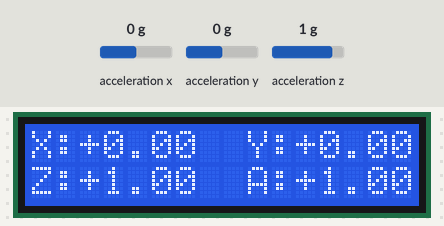
Recording of a sketch running on a simulated Arduino Uno, built with avr-gcc and run on an emulated ATmega328P. Parts: 16×2 character LCD. Wiring (inferred from the names in the program): MPU-6050 motion sensor at I2C address 0x68. The test bench sets the inputs (shaded band); at power-on: acceleration x 0 g, acceleration y 0 g, acceleration z 1 g.

Above: at 1.2 s.
1.3 s: acceleration x set to -0.2 g
At 1.9 s:
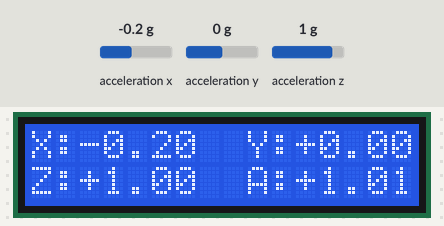
3.0 s: acceleration y set to -0.2 g
At 3.5 s:
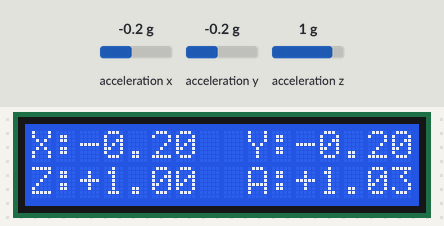
4.5 s: acceleration z set to 0.1 g
At 6.7 s:
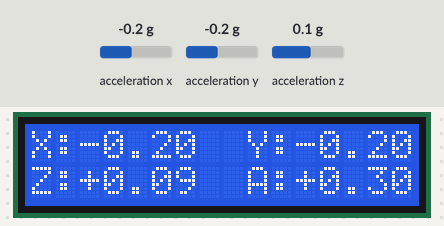
7.0 s: acceleration z set to -0.2 g
At 7.5 s:
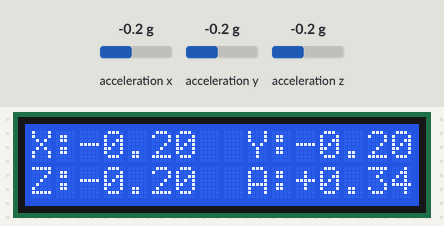
8.6 s: acceleration x set to 0 g
At 10.6 s:
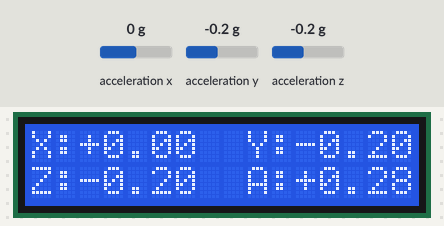
11.1 s: acceleration y set to 0 g
At 12.7 s:
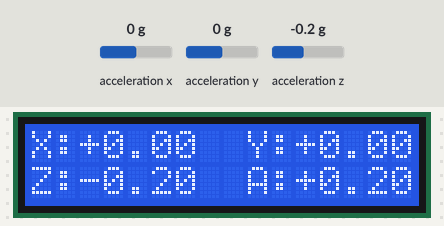
Timing chart, 0 to 14.2 s (numbered marks = the images above; inputs shaded):
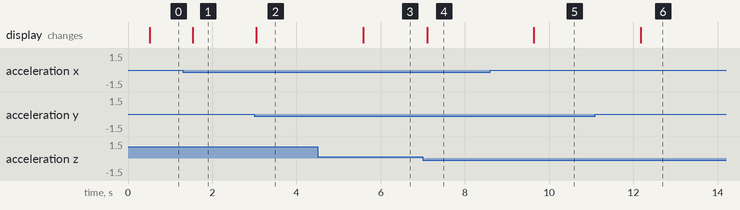

The sketch:

mpu6050.ino
```cpp
#include <LiquidCrystal.h>
#include <Wire.h>

const int8_t MPU_I2C_ADDR = 0x68; // address of the MPU-6050 device

const int8_t ACCEL_CONFIG = 0x1C; // Accelerometer Configuration
const int8_t ACCEL_XOUT_H = 0x3B; // Accelerometer Measurements
const int8_t PWR_MGMT_1   = 0x6B; // Power Management 1 register address

// accelerometer full scale modes
const int8_t AFS_SEL_2G   = 0x00;
const int8_t AFS_SEL_4G   = 0x08;
const int8_t AFS_SEL_8G   = 0x10;
const int8_t AFS_SEL_16G  = 0x18;

float to_g_force;

// declare the LCD wiring schema used
LiquidCrystal lcd(12, 11, 5, 4, 3, 2);
const int display_refresh_rate_ms = 500;     // update the display every 500ms
unsigned long last_display_refresh_time = 0; // last time the display was updated

// define the masks for the two rows
static char* upper_row = "X:       Y:     ";
static char* lower_row = "Z:       A:     ";

// data acquisition rate
const unsigned long scan_rate_ms = 10;       // sample at 100Hz

// data buffers
const int buffer_length = 100;

float accel_x_buffer[buffer_length];
float accel_y_buffer[buffer_length];
float accel_z_buffer[buffer_length];
float accel_a_buffer[buffer_length];

int next_scan_index = 0;                     // where the next sample will be saved

void sprintf_accel(char* buffer, int pos, float value) {
  // convert the floating point value in cents
  int cents = static_cast<int>(value * 100);
  // print the sign
  if (cents >= 0)
    buffer[pos++] = '+';
  else
    buffer[pos++] = '-';
  // print the value, or 9.99 if it is too big
  cents = min(999, labs(cents));
  buffer[pos++] = '0' + cents / 100 % 10; // units
  buffer[pos++] = '.';                    // decimal separator
  buffer[pos++] = '0' + cents /  10 % 10; // tenths
  buffer[pos++] = '0' + cents       % 10; // cents
}

void setup() {
  // initialize the Wire library
  Wire.begin();

  // wake up the mpu-6050 unit
  Wire.beginTransmission(MPU_I2C_ADDR);
  Wire.write(PWR_MGMT_1);
  Wire.write(0);
  Wire.endTransmission();

  // select the accelerometer full scale
  int8_t afs_sel = AFS_SEL_2G;

  // set the accelerometer full scale
  Wire.beginTransmission(MPU_I2C_ADDR);
  Wire.write(ACCEL_CONFIG);
  Wire.write(afs_sel);
  Wire.endTransmission();

  // set the acceleration conversion factor
  to_g_force = 1. / (16384 >> (afs_sel >> 3 & 0x03));

  // initialize the LCD display
  lcd.begin(16, 2);

  // print the first row template
  lcd.setCursor(0, 0);
  lcd.print(upper_row);

  // print the second row template
  lcd.setCursor(0, 1);
  lcd.print(lower_row);
}

void loop() {
  unsigned long loop_start = millis();

  // point to the first accelerometer register
  Wire.beginTransmission(MPU_I2C_ADDR);
  Wire.write(ACCEL_XOUT_H);
  Wire.endTransmission();

  // read six bytes of data
  Wire.requestFrom(MPU_I2C_ADDR, 6);

  // the most significant byte is transmitted first!
  int16_t accel_x = Wire.read() << 8 | Wire.read();
  int16_t accel_y = Wire.read() << 8 | Wire.read();
  int16_t accel_z = Wire.read() << 8 | Wire.read();

  // convert the accelerometer readings to g-force values
  float accel_x_g = accel_x * to_g_force;
  float accel_y_g = accel_y * to_g_force;
  float accel_z_g = accel_z * to_g_force;

  // calculate the total acceleration
  float accel_a_g = sqrt(
    accel_x_g * accel_x_g
    + accel_y_g * accel_y_g
    + accel_z_g * accel_z_g);

  // save the acceleration data
  accel_x_buffer[next_scan_index] = accel_x_g;
  accel_y_buffer[next_scan_index] = accel_y_g;
  accel_z_buffer[next_scan_index] = accel_z_g;
  accel_a_buffer[next_scan_index] = accel_a_g;

  // find the position for the next scan
  next_scan_index = (next_scan_index + 1) % buffer_length;

  // time to update the display?
  if (millis() - last_display_refresh_time > display_refresh_rate_ms) {
    // time to update the display
    last_display_refresh_time = millis();

    // find the maximum acceleration index
    int max_scan_index = 0;

    for (int i = 1; i < buffer_length; i++)
      if (accel_a_buffer[i] > accel_a_buffer[max_scan_index])
        max_scan_index = i;

    // print the acceleration values into the row templates
    sprintf_accel(upper_row,  2, accel_x_buffer[max_scan_index]);
    sprintf_accel(upper_row, 11, accel_y_buffer[max_scan_index]);
    sprintf_accel(lower_row,  2, accel_z_buffer[max_scan_index]);
    sprintf_accel(lower_row, 11, accel_a_buffer[max_scan_index]);

    // update the display
    lcd.setCursor(0, 0);
    lcd.print(upper_row);
    lcd.setCursor(0, 1);
    lcd.print(lower_row);
  }

  // wait for the acquisition period to expire
  unsigned long elapsed = millis() - loop_start;

  if (elapsed < scan_rate_ms)
    delay(scan_rate_ms - elapsed);
}
```

Measured:
- the behaviour switches between 0 and -0.1 g on acceleration x (found by bisection; images 0 and 1)
- the behaviour switches between 0 and -0.1 g on acceleration y (found by bisection; images 1 and 2)
- the behaviour switches between 0 and -0.1 g on acceleration z (found by bisection; images 3 and 4)
- after the input at 1.3 s, the display: changes after 0.23 s (image 1)
- after the input at 3.0 s, the display: changes at once (image 2)
- after the input at 4.5 s, the display: changes after 1.1 s (image 3)
- after the input at 7.0 s, the display: changes after 0.10 s (image 4)
- after the input at 8.6 s, the display: changes after 1.0 s (image 5)
- after the input at 11.1 s, the display: changes after 1.1 s (image 6)
